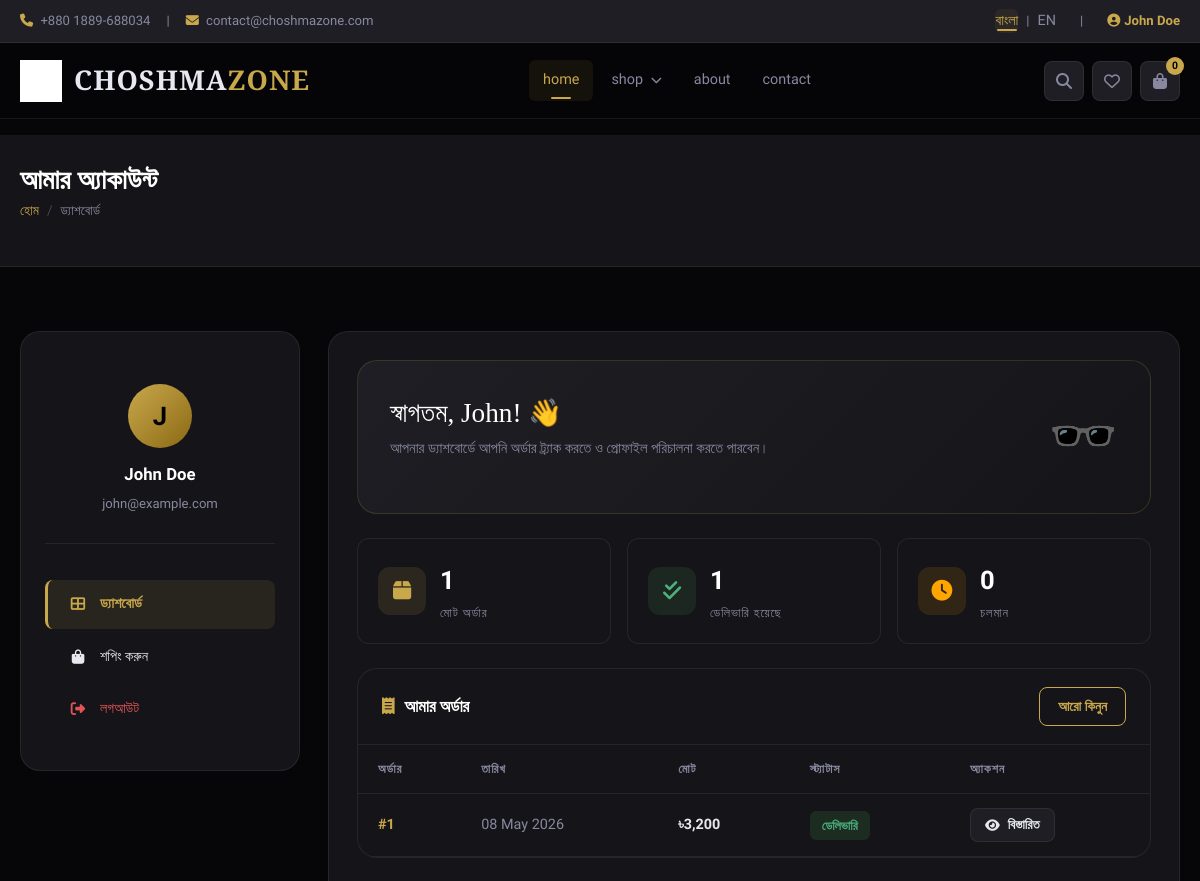
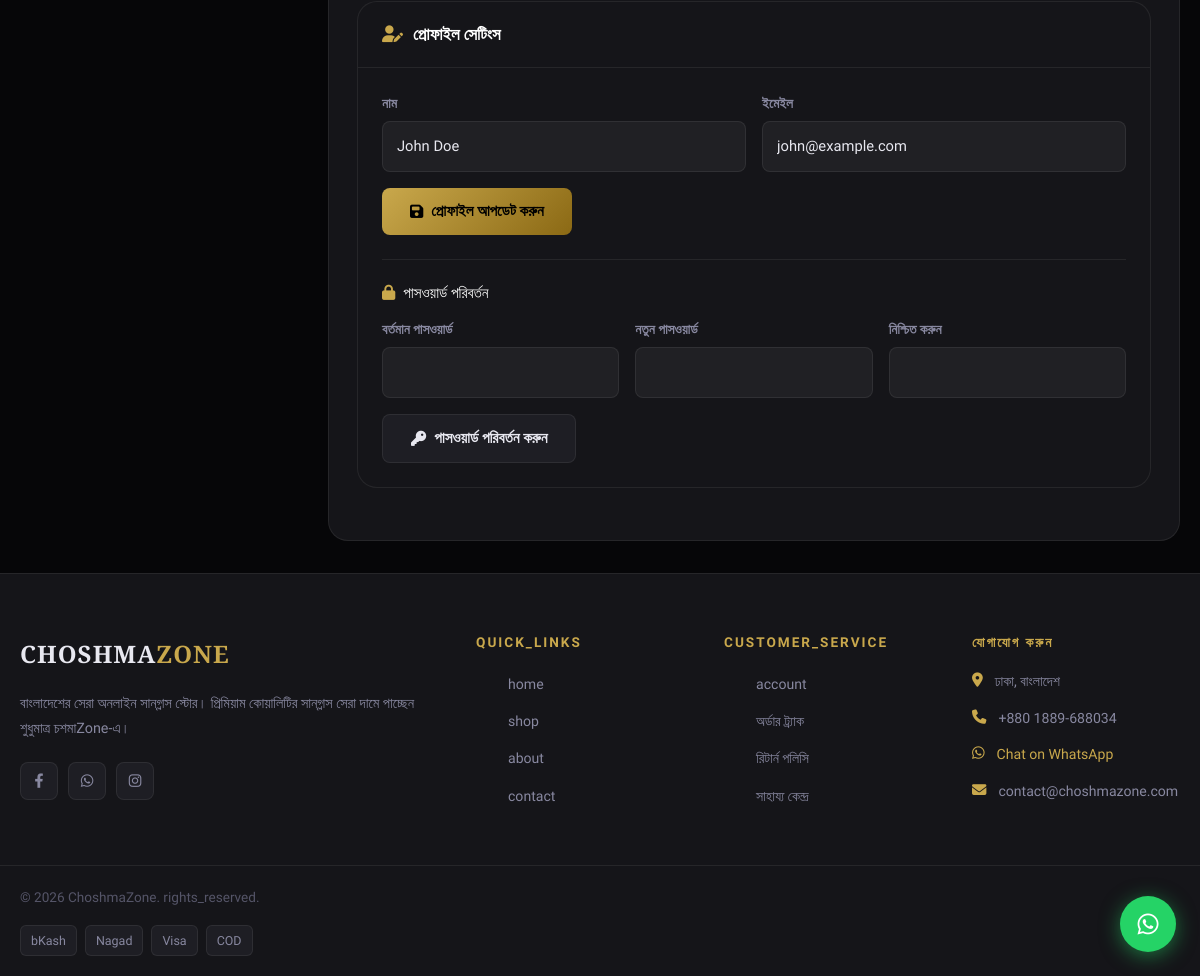
/account (signed in), run on the app's committed database (2 pictures, top to bottom).
### tables this page shows
CREATE TABLE IF NOT EXISTS users (
    id INT AUTO_INCREMENT PRIMARY KEY,
    name VARCHAR(100) NOT NULL,
    email VARCHAR(100) UNIQUE NOT NULL,
    password VARCHAR(255) NOT NULL,
    role ENUM('customer', 'admin') DEFAULT 'customer',
    email_verified TINYINT(1) DEFAULT 0,
    verification_token VARCHAR(64),
    reset_token VARCHAR(64),
    reset_token_expires DATETIME,
    created_at TIMESTAMP DEFAULT CURRENT_TIMESTAMP
);

CREATE TABLE IF NOT EXISTS orders (
    id INT AUTO_INCREMENT PRIMARY KEY,
    user_id INT,
    total_amount DECIMAL(10, 2) NOT NULL,
    status ENUM('pending', 'confirmed', 'shipped', 'delivered', 'cancelled') DEFAULT 'pending',
    shipping_address TEXT,
    created_at TIMESTAMP DEFAULT CURRENT_TIMESTAMP,
    FOREIGN KEY (user_id) REFERENCES users(id)
);

### controllers/AccountController.php (called while the page is built, shortened)
<?php
require_once APP_PATH . '/models/Order.php';
class AccountController extends Controller {
    private $orderModel;
    public function __construct() {
        $this->orderModel = new Order();
    }
    public function index() {
        $user_id = $_SESSION['user_id'];
        $orders = $this->orderModel->getByUser($user_id);
        $stmt = Database::getInstance()->prepare("SELECT * FROM users WHERE id = :id");
        $stmt->execute(['id' => $user_id]);
        $user = $stmt->fetch(PDO::FETCH_ASSOC);
        $this->render('account/index', [
            'user' => $user,
            'orders' => $orders
        ]);
    }
}

### core/Database.php (called while the page is built, shortened)
<?php
class Database {
    private static $instance = null;
    private function __construct() {
        try {
            $this->conn = new PDO(
                "mysql:host=" . DB_HOST . ";dbname=" . DB_NAME,
                DB_USER,
                DB_PASS,
                [PDO::ATTR_ERRMODE => PDO::ERRMODE_EXCEPTION]
            );
        } catch (PDOException $e) {
            die("Connection failed: " . $e->getMessage());
        }
    }
    public static function getInstance() {
        if (!self::$instance) {
            self::$instance = new Database();
        }
        return self::$instance->conn;
    }
}

### models/Order.php (called while the page is built, shortened)
<?php
class Order {
    private $db;
    public function __construct() {
        $this->db = Database::getInstance();
    }
    public function getByUser($user_id) {
        $stmt = $this->db->prepare("
            SELECT * FROM orders
            WHERE user_id = :user_id
            ORDER BY created_at DESC
        ");
        $stmt->execute(['user_id' => $user_id]);
        return $stmt->fetchAll(PDO::FETCH_ASSOC);
    }
}

### views/account/index.php (the view, shortened to what this page needs)
<div class="page-header">
    <div class="container">
        <h1>আমার অ্যাকাউন্ট</h1>
        <div class="breadcrumb">
            <a href="<?= SITE_URL ?>">হোম</a>
            <span class="sep">/</span>
            <span>ড্যাশবোর্ড</span>
        </div>
    </div>
</div>
<div class="container">
    <div class="account-grid">
        <aside class="account-sidebar">
            <div class="account-profile">
                <div class="account-avatar">
                    <?= strtoupper(mb_substr($user['name'] ?? 'U', 0, 1)) ?>
                </div>
                <div class="account-name"><?= e($user['name'] ?? $_SESSION['user_name'] ?? 'User') ?></div>
                <div class="account-email"><?= e($user['email'] ?? $_SESSION['user_email'] ?? '') ?></div>
            </div>
            <nav class="account-nav">
                <a href="<?= SITE_URL ?>/account" class="account-nav-link active">
                    <i class="fas fa-th-large"></i> ড্যাশবোর্ড
                </a>
                <a href="<?= SITE_URL ?>/shop" class="account-nav-link">
                    <i class="fas fa-shopping-bag"></i> শপিং করুন
                </a>
                <a href="<?= SITE_URL ?>/auth/logout" class="account-nav-link" style="color:var(--red);">
                    <i class="fas fa-sign-out-alt"></i> লগআউট
                </a>
            </nav>
        </aside>
        <div class="account-content">
            <div class="acct-welcome">
                <div>
                    <h2>স্বাগতম, <?= e(explode(' ', $user['name'] ?? 'User')[0]) ?>! 👋</h2>
                    <p>আপনার ড্যাশবোর্ডে আপনি অর্ডার ট্র্যাক করতে ও প্রোফাইল পরিচালনা করতে পারবেন।</p>
                </div>
                <div class="acct-welcome-emoji">🕶️</div>
            </div>
            <div class="acct-stats">
                <div class="acct-stat-card">
                    <div class="acct-stat-icon" style="background:rgba(201,168,76,0.12);color:var(--gold);"><i class="fas fa-box"></i></div>
                    <div>
                        <div class="acct-stat-num"><?= count($orders) ?></div>
                        <div class="acct-stat-label">মোট অর্ডার</div>
                    </div>
                </div>
                <div class="acct-stat-card">
                    <div class="acct-stat-icon" style="background:rgba(76,175,80,0.12);color:var(--green);"><i class="fas fa-check-double"></i></div>
                    <div>
                        <div class="acct-stat-num"><?= count(array_filter($orders, fn($o) => $o['status'] === 'delivered')) ?></div>
                        <div class="acct-stat-label">ডেলিভারি হয়েছে</div>
                    </div>
                </div>
                <div class="acct-stat-card">
                    <div class="acct-stat-icon" style="background:rgba(255,165,0,0.12);color:orange;"><i class="fas fa-clock"></i></div>
                    <div>
                        <div class="acct-stat-num"><?= count(array_filter($orders, fn($o) => in_array($o['status'], ['pending','confirmed','shipped']))) ?></div>
                        <div class="acct-stat-label">চলমান</div>
                    </div>
                </div>
            </div>
            <div class="acct-section">
                <div class="acct-section-header">
                    <div class="acct-section-title"><i class="fas fa-receipt"></i> আমার অর্ডার</div>
                    <a href="<?= SITE_URL ?>/shop" class="btn btn-outline-gold btn-sm">আরো কিনুন</a>
                </div>
                <?php if (empty($orders)): ?>
                <div class="acct-empty">
                    <div class="acct-empty-icon">📦</div>
                    <p style="color:var(--text-muted);margin-bottom:16px;">আপনি এখনো কোনো অর্ডার দেননি।</p>
                    <a href="<?= SITE_URL ?>/shop" class="btn btn-gold">কেনাকাটা শুরু করুন</a>
                </div>
                <?php else: ?>
                <div style="overflow-x:auto;">
                    <table class="acct-table">
                        <thead>
                            <tr>
                                <th>অর্ডার</th>
                                <th>তারিখ</th>
                                <th>মোট</th>
                                <th>স্ট্যাটাস</th>
                                <th>অ্যাকশন</th>
                            </tr>
                        </thead>
                        <tbody>
                            <?php foreach ($orders as $order): ?>
                            <tr>
                                <td style="color:var(--gold);font-weight:700;">#<?= e($order['id']) ?></td>
                                <td style="color:var(--text-muted);"><?= date('d M Y', strtotime($order['created_at'])) ?></td>
                                <td style="font-weight:700;">৳<?= number_format($order['total_amount'], 0) ?></td>
                                <td>
                                    <?php
                                    $stColors = [
                                        'pending'   => ['rgba(255,165,0,0.15)','orange'],
                                        'confirmed' => ['rgba(33,150,243,0.15)','#64b5f6'],
                                        'shipped'   => ['rgba(156,39,176,0.15)','#ce93d8'],
                                        'delivered' => ['rgba(76,175,80,0.15)','var(--green)'],
                                        'cancelled' => ['rgba(224,84,84,0.15)','var(--red)'],
                                    ];
                                    $st = $stColors[$order['status']] ?? ['var(--border-dim)','var(--text-muted)'];
                                    $statusBn = ['pending'=>'অপেক্ষমাণ','confirmed'=>'নিশ্চিত','shipped'=>'শিপড','delivered'=>'ডেলিভারি','cancelled'=>'বাতিল'];
                                    ?>
                                    <span style="display:inline-block;padding:4px 12px;border-radius:6px;font-size:0.78rem;font-weight:700;background:<?= $st[0] ?>;color:<?= $st[1] ?>;white-space:nowrap;">
                                        <?= $statusBn[$order['status']] ?? ucfirst($order['status']) ?>
                                    </span>
                                </td>
                                <td>
                                    <a href="<?= SITE_URL ?>/account/order/<?= $order['id'] ?>" class="btn btn-sm btn-dark" style="font-size:0.82rem;padding:6px 14px;">
                                        <i class="fas fa-eye"></i> বিস্তারিত
                                    </a>
                                </td>
                            </tr>
                            <?php endforeach; ?>
                        </tbody>
                    </table>
                </div>
                <?php endif; ?>
            </div>
            <div class="acct-section">
                <div class="acct-section-header">
                    <div class="acct-section-title"><i class="fas fa-user-edit"></i> প্রোফাইল সেটিংস</div>
                </div>
                <div class="acct-section-body">
                    <form id="profileForm" class="acct-form-grid">
                        <div class="acct-input-group">
                            <label>নাম</label>
                            <input type="text" name="name" class="acct-input" value="<?= e($user['name'] ?? '') ?>" required>
                        </div>
                        <div class="acct-input-group">
                            <label>ইমেইল</label>
                            <input type="email" name="email" class="acct-input" value="<?= e($user['email'] ?? '') ?>" required>
                        </div>
                        <div style="grid-column:1/-1;">
                            <button type="submit" class="btn btn-gold"><i class="fas fa-save"></i> প্রোফাইল আপডেট করুন</button>
                        </div>
                    </form>
                    <div style="border-top:1px solid var(--border-dim);margin-top:24px;padding-top:24px;">
                        <h4 style="font-size:0.95rem;color:var(--white);margin-bottom:16px;display:flex;align-items:center;gap:8px;">
                            <i class="fas fa-lock" style="color:var(--gold);"></i> পাসওয়ার্ড পরিবর্তন
                        </h4>
                        <form id="passwordForm" class="acct-form-grid-3">
                            <div class="acct-input-group">
                                <label>বর্তমান পাসওয়ার্ড</label>
                                <input type="password" name="current_password" class="acct-input" required>
                            </div>
                            <div class="acct-input-group">
                                <label>নতুন পাসওয়ার্ড</label>
                                <input type="password" name="new_password" class="acct-input" required>
                            </div>
                            <div class="acct-input-group">
                                <label>নিশ্চিত করুন</label>
                                <input type="password" name="confirm_password" class="acct-input" required>
                            </div>
                            <div style="grid-column:1/-1;">
                                <button type="submit" class="btn btn-dark"><i class="fas fa-key"></i> পাসওয়ার্ড পরিবর্তন করুন</button>
                            </div>
                        </form>
                    </div>
                </div>
            </div>
        </div>
    </div>
</div>

### views/account/index.php (style rules this page uses)
.acct-stats { display:grid; grid-template-columns:repeat(3,1fr); gap:16px; margin-bottom:24px; }
.acct-stat-card { background:var(--dark-2); border:1px solid var(--border-dim); border-radius:var(--radius); padding:20px; display:flex; align-items:center; gap:14px; }
.acct-stat-icon { width:48px; height:48px; border-radius:12px; display:flex; align-items:center; justify-content:center; font-size:1.3rem; flex-shrink:0; }
.acct-stat-num { font-size:1.6rem; font-weight:800; color:var(--white); }
.acct-stat-label { font-size:0.78rem; color:var(--text-muted); text-transform:uppercase; letter-spacing:1px; }
.acct-section { background:var(--dark-2); border:1px solid var(--border-dim); border-radius:var(--radius-lg); overflow:hidden; margin-bottom:24px; }
.acct-section-header { display:flex; align-items:center; justify-content:space-between; padding:18px 24px; border-bottom:1px solid var(--border-dim); flex-wrap:wrap; gap:10px; }
.acct-section-title { font-size:1.05rem; font-weight:700; color:var(--white); display:flex; align-items:center; gap:10px; }
.acct-section-title i { color:var(--gold); }
.acct-section-body { padding:24px; }
.acct-table { width:100%; border-collapse:collapse; }
.acct-table th { text-align:left; padding:14px 20px; font-size:0.76rem; color:var(--text-muted); text-transform:uppercase; letter-spacing:1px; border-bottom:1px solid var(--border-dim); white-space:nowrap; }
.acct-table td { padding:14px 20px; color:var(--text); border-bottom:1px solid var(--border-dim); font-size:0.9rem; vertical-align:middle; }
.acct-form-grid { display:grid; grid-template-columns:1fr 1fr; gap:16px; }
.acct-form-grid-3 { display:grid; grid-template-columns:1fr 1fr 1fr; gap:16px; }
.acct-input-group label { display:block; color:var(--text-muted); font-size:0.85rem; font-weight:600; margin-bottom:6px; }
.acct-input { width:100%; background:rgba(255,255,255,0.05); border:1px solid var(--border-dim); color:var(--text); padding:12px 14px; border-radius:8px; font-size:0.92rem; font-family:inherit; transition:var(--trans); }
.acct-welcome { background:linear-gradient(135deg,var(--dark-3),var(--dark-2)); border:1px solid var(--border); border-radius:var(--radius-lg); padding:28px 32px; margin-bottom:24px; display:flex; align-items:center; justify-content:space-between; gap:20px; }
.acct-welcome h2 { font-family:'Cormorant Garamond',serif; font-size:1.7rem; color:var(--white); margin-bottom:6px; }
.acct-welcome p { color:var(--text-muted); font-size:0.92rem; }
.acct-welcome-emoji { font-size:3.5rem; flex-shrink:0; }

### data on the page
users: name "J", name "John Doe", email "john@example.com", name "John"
orders: status "1", status "0", id "1", created_at "08 May 2026", total_amount "3,200", status "ডেলিভারি"

### other printed values
$_SESSION['user_name'] "John Doe"
__('home') "home"
__('shop') "shop"
__('about') "about"
__('contact') "contact"
cartCount() "0"
count($orders) "1"
__('quick_links') "QUICK_LINKS"
__('customer_service') "CUSTOMER_SERVICE"
__('account') "account"
__('rights_reserved') "rights_reserved"
